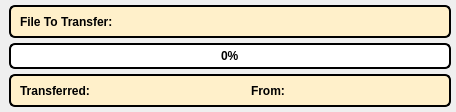
<?xml version="1.0" encoding="UTF-8"?>
<ui version="4.0">
 <class>VRTransferProgress</class>
 <widget class="QMainWindow" name="VRTransferProgress">
  <property name="geometry">
   <rect>
    <x>0</x>
    <y>0</y>
    <width>456</width>
    <height>112</height>
   </rect>
  </property>
  <property name="minimumSize">
   <size>
    <width>456</width>
    <height>112</height>
   </size>
  </property>
  <property name="maximumSize">
   <size>
    <width>456</width>
    <height>124</height>
   </size>
  </property>
  <property name="windowTitle">
   <string>VaspReader</string>
  </property>
  <property name="windowIcon">
   <iconset resource="Resource.qrc">
    <normaloff>:/VRlogo/VR-logo.ico</normaloff>:/VRlogo/VR-logo.ico</iconset>
  </property>
  <property name="styleSheet">
   <string notr="true">QFrame{
border: 2px solid rgb(0, 0, 0);
border-radius: 6px;
background-color: rgb(255, 240, 202);
}
QLabel{
border: 0px solid rgb(0, 0, 0);
color: black;
font-weight: 600;
height:28px;}
QProgressBar {
    border: 2px solid rgb(0, 0, 0);
    border-radius: 6px;
    text-align: center;
    font-weight: 600;
}
QProgressBar::chunk {
    background-color: #00CDCD;
    width: 4px;
}</string>
  </property>
  <property name="locale">
   <locale language="English" country="UnitedStates"/>
  </property>
  <widget class="QWidget" name="VRTransferProgressWidget">
   <layout class="QVBoxLayout" name="verticalLayout">
    <property name="spacing">
     <number>5</number>
    </property>
    <property name="topMargin">
     <number>5</number>
    </property>
    <property name="rightMargin">
     <number>5</number>
    </property>
    <property name="bottomMargin">
     <number>5</number>
    </property>
    <item>
     <widget class="QFrame" name="TransferTopWidget">
      <property name="frameShape">
       <enum>QFrame::StyledPanel</enum>
      </property>
      <property name="frameShadow">
       <enum>QFrame::Raised</enum>
      </property>
      <layout class="QHBoxLayout" name="horizontalLayout" stretch="1,50">
       <item>
        <widget class="QLabel" name="TransferFileLabel">
         <property name="text">
          <string>File To Transfer:</string>
         </property>
        </widget>
       </item>
       <item>
        <widget class="QLabel" name="TransferFileName">
         <property name="text">
          <string/>
         </property>
         <property name="alignment">
          <set>Qt::AlignRight|Qt::AlignTrailing|Qt::AlignVCenter</set>
         </property>
        </widget>
       </item>
      </layout>
     </widget>
    </item>
    <item>
     <widget class="QProgressBar" name="TransferProgress">
      <property name="locale">
       <locale language="English" country="UnitedStates"/>
      </property>
      <property name="value">
       <number>0</number>
      </property>
      <property name="textVisible">
       <bool>true</bool>
      </property>
      <property name="orientation">
       <enum>Qt::Horizontal</enum>
      </property>
      <property name="invertedAppearance">
       <bool>false</bool>
      </property>
      <property name="textDirection">
       <enum>QProgressBar::TopToBottom</enum>
      </property>
     </widget>
    </item>
    <item>
     <widget class="QFrame" name="TransferBottomWidget">
      <property name="frameShape">
       <enum>QFrame::StyledPanel</enum>
      </property>
      <property name="frameShadow">
       <enum>QFrame::Raised</enum>
      </property>
      <layout class="QHBoxLayout" name="horizontalLayout_2" stretch="1,50,1,50">
       <item>
        <widget class="QLabel" name="TransferredLabel">
         <property name="text">
          <string>Transferred:</string>
         </property>
        </widget>
       </item>
       <item>
        <widget class="QLabel" name="TransferredInfo">
         <property name="text">
          <string/>
         </property>
        </widget>
       </item>
       <item>
        <widget class="QLabel" name="TransferFromLabel">
         <property name="text">
          <string>From:</string>
         </property>
        </widget>
       </item>
       <item>
        <widget class="QLabel" name="TransferAllInfo">
         <property name="text">
          <string/>
         </property>
        </widget>
       </item>
      </layout>
     </widget>
    </item>
   </layout>
  </widget>
 </widget>
 <resources>
  <include location="Resource.qrc"/>
 </resources>
 <connections/>
</ui>
